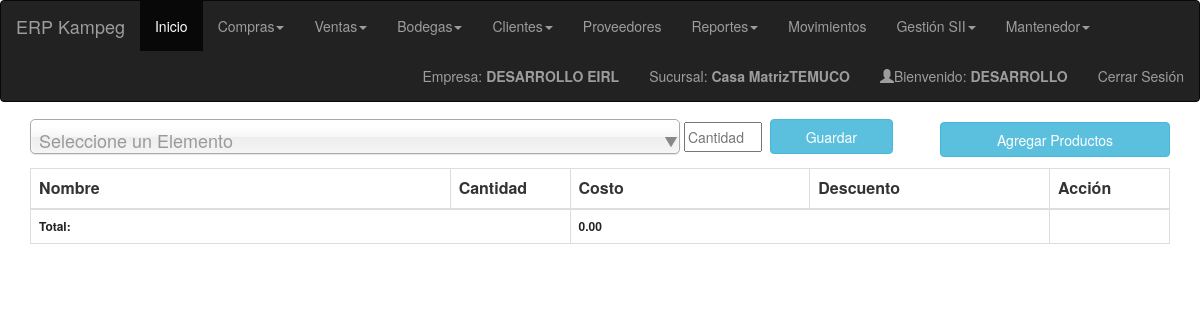
The page /intranet/cotizacionesdetalle.php (signed in) on the database its author committed.
### tables this page shows
CREATE TABLE `empresa` (
  `empresa_id` int(11) NOT NULL AUTO_INCREMENT,
  `empresa_nombre` varchar(100) NOT NULL,
  `empresa_rut` varchar(100) NOT NULL,
  `empresa_direccion` varchar(100) NOT NULL,
  `empresa_telefono` varchar(100) NOT NULL,
  `empresa_representante_legal` varchar(100) NOT NULL,
  `user_create` varchar(100) NOT NULL,
  `date_create` timestamp NOT NULL DEFAULT CURRENT_TIMESTAMP,
  `user_update` varchar(100) NOT NULL,
  `date_update` timestamp NOT NULL DEFAULT '0000-00-00 00:00:00',
  `delete` int(1) NOT NULL DEFAULT '0',
  PRIMARY KEY (`empresa_id`)
);

CREATE TABLE `sucursal` (
  `sucursal_id` int(10) NOT NULL AUTO_INCREMENT,
  `sucursal_nombre` varchar(50) DEFAULT '0',
  `sucursal_direccion` varchar(100) DEFAULT '0',
  `sucursal_telefono` varchar(50) DEFAULT '0',
  `sucursal_ciudad` varchar(50) DEFAULT '0',
  `sucursal_comuna` varchar(50) DEFAULT '0',
  `empresa_id` int(10) NOT NULL DEFAULT '0',
  `user_create` varchar(50) DEFAULT '0',
  `date_create` timestamp NULL DEFAULT CURRENT_TIMESTAMP,
  `user_update` varchar(100) NOT NULL,
  `date_update` timestamp NOT NULL DEFAULT '0000-00-00 00:00:00',
  `delete` int(1) NOT NULL DEFAULT '0',
  PRIMARY KEY (`sucursal_id`,`empresa_id`),
  KEY `FK__empresa` (`empresa_id`),
  CONSTRAINT `FK__empresa` FOREIGN KEY (`empresa_id`) REFERENCES `empresa` (`empresa_id`)
);

### connect.php (called while the page is built, shortened)
<?php
	$sesionEmpresaID = $_SESSION['SESS_EMPRESA_ID'];
	$sesionSucursalID = $_SESSION['SESS_SUCURSAL_ID'];
	$userposition = $_SESSION['SESS_TYPE'];
?>

### intranet/cotizacionesdetalle.php (the view, shortened to what this page needs)
<html>
    <head>
        <link href="../css/bootstrap.min.css" rel="stylesheet">
        <?php
			require_once('auth.php');
		 ?>
    </head>
    <body>
		<?php include('navfixed.php');?>
       <div class="container">
		<form action="savecotizaciondetalle.php" method="post" onSubmit="return validateForm()" name="myForm">
                <?php
                include('../connect.php');
                ?>
            <input type="text" name="cotizacion_detalle_cantidad" id="cotizacion_detalle_cantidad" value="" placeholder="Cantidad" autocomplete="off" style="width: 78px; height:30px; padding-top: 6px; padding-bottom: 6px; margin-right: 4px;" />
            <Button type="submit" class="btn btn-info" style="width: 123px; height:35px; margin-top:-5px;" /><i class="icon-save icon-large"></i> Guardar</button>
            <a rel="facebox" href="addproduct.php?iv=<? echo $id?>&sp=<? echo $suplier?>"><Button type="submit" class="btn btn-info" style="float:right; width:230px; height:35px;" /><i class="icon-plus-sign icon-large"></i> Agregar Productos</button></a>
            </form>
            <div class="content" id="content">
            <?php
            include('../connect.php');
            ?>
            <table class="table table-bordered" id="resultTable" data-responsive="table" style="text-align: left;">
                <thead>
                    <tr>
                        <th width="35%"> Nombre </th>
                        <th width="10%"> Cantidad </th>
                        <th width="20%"> Costo </th>
                        <th width="20%"> Descuento </th>
                        <th width="10%"> Acci&oacute;n </th>
                    </tr>
                </thead>
                <tbody>
                        <tr>
                            <td colspan="2"><strong style="font-size: 12px; color: #222222;">Total:</strong></td>
                            <td colspan="2"><strong style="font-size: 12px; color: #222222;">
                            <?php
                            function formatMoney($number, $fractional=false) {
                                if ($fractional) {
                                    $number = sprintf('%.2f', $number);
                                }
                                while (true) {
                                    $replaced = preg_replace('/(-?\d+)(\d\d\d)/', '$1,$2', $number);
                                    if ($replaced != $number) {
                                        $number = $replaced;
                                    } else {
                                        break;
                                    }
                                }
                                return $number;
                            }
                            $sdsd=$_GET['iv'];
                            $resultas = mysql_query("SELECT sum(cost) FROM purchases_item WHERE invoice= '$sdsd' AND empresa_id = $sesionEmpresaID");
                            while($rowas = mysql_fetch_array($resultas, MYSQL_ASSOC))
                            {
                            $fgfg=$rowas['sum(cost)'];
                            echo formatMoney($fgfg, true);
                            }
                            ?>
                            </strong></td>
                        </tr>
                </tbody>
            </table></div><br>
       </div>
	</body>
</html>

### intranet/navfixed.php (shortened to what this page needs)
 <?php include('../connect.php');?>
 <nav class="navbar navbar-inverse">
  <div class="container-fluid">
    <div class="navbar-header">
      <a class="navbar-brand" href="index.php">ERP Kampeg</a>
    </div>
    <ul class="nav navbar-nav">
      <li class="active"><a href="index.php">Inicio</a></li>
      <?php if($userposition=='Vendedor' || $userposition=='Cajero' || $userposition=='Administrador'){?>
      <li class="dropdown"><a class="dropdown-toggle" data-toggle="dropdown" href="#">Compras<span class="caret"></span></a>
      </li>
      <?php }?>
      <?php if($userposition=='Vendedor' || $userposition=='Cajero' || $userposition=='Administrador'){?>
      <li class="dropdown"><a class="dropdown-toggle" data-toggle="dropdown" href="#">Ventas<span class="caret"></span></a>
      </li>
      <?php }?>
      <?php if($userposition=='Bodeguero' || $userposition=='Administrador'){?>
      <li class="dropdown"><a class="dropdown-toggle" data-toggle="dropdown" href="/ERP-Kampeg-PRO/intranet/bodegas.php">Bodegas<span class="caret"></span></a>
      </li>
      <?php }?>
      <?php if($userposition=='Cajero' || $userposition=='Administrador'){?>
      <li class="dropdown"><a class="dropdown-toggle" data-toggle="dropdown" href="/ERP-Kampeg-PRO/intranet/bodegas.php">Clientes<span class="caret"></span></a>
      </li>
      <?php }?>
      <?php if($userposition=='Cajero' || $userposition=='Administrador'){?>
      <li><a href="/ERP-Kampeg-PRO/intranet/supplier.php">Proveedores</a></li>
      <?php }?>
      <?php if($userposition=='Vendedor' || $userposition=='Cajero' || $userposition=='Administrador'){?>
	  <li class="dropdown"><a class="dropdown-toggle" data-toggle="dropdown" href="/ERP-Kampeg-PRO/intranet/bodegas.php">Reportes<span class="caret"></span></a>
      </li>
      <?php }?>
      <?php if($userposition=='Cajero' || $userposition=='Administrador'){?>
      <li><a href="#">Movimientos</a></li>
      <?php }?>
      <?php if($userposition=='Cajero' || $userposition=='Administrador'){?>
      <li class="dropdown"><a class="dropdown-toggle" data-toggle="dropdown" href="#">Gesti&oacute;n SII<span class="caret"></span></a>
      </li>
      <?php }?>
      <?php if($userposition=='Administrador'){?>
      <li class="dropdown"><a class="dropdown-toggle" data-toggle="dropdown" href="#">Mantenedor<span class="caret"></span></a>
      </li>
      <?php }?>
    </ul>
    <ul class="nav navbar-nav navbar-right">
      <li><a href="#">Empresa:<strong>
	  		<?php
				$result = mysql_query("SELECT * from empresa WHERE empresa_id = $sesionEmpresaID");
				while($row = mysql_fetch_array($result, MYSQL_ASSOC))
				{ echo $row['empresa_nombre'];}
			?>
      </strong></a></li>
      <li><a href="#">Sucursal:<strong>
	  		<?php
				$result = mysql_query("SELECT * from sucursal WHERE sucursal_id = $sesionSucursalID");
				while($row = mysql_fetch_array($result, MYSQL_ASSOC))
				{ echo $row['sucursal_nombre'];}
			?>
      </strong></a></li>
      <li><a href="#"><span class="glyphicon glyphicon-user"></span>Bienvenido:<strong> <?php echo $_SESSION['SESS_FIRST_NAME'];?></strong></a></li>
      <li><a href="/ERP-Kampeg-PRO/index.php"><font color="red"><i class="icon-off icon-large"></i></font> Cerrar Sesi&oacute;n</a></li>
    </ul>
  </div>
</nav>

### rows shown on the page
empresa: empresa_nombre "DESARROLLO EIRL"
sucursal: sucursal_nombre "Casa Matriz"
sucursal: sucursal_nombre "TEMUCO"

### other values the page prints
$_SESSION['SESS_FIRST_NAME'] "DESARROLLO"
formatMoney($fgfg, true) "0.00"
